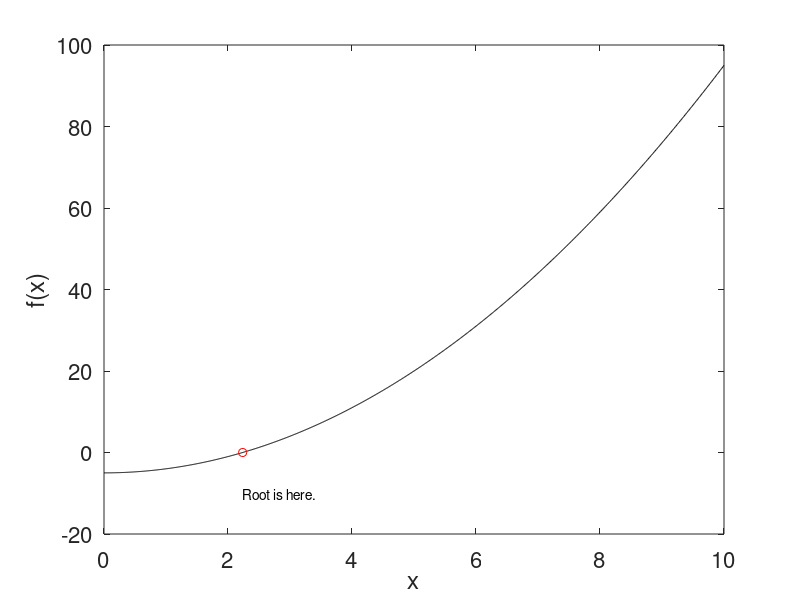

Write MATLAB code to recreate this figure.
% Lesson 2: Linear Interpolation
%clear; clc

% Define function
f = @(x) x.^2 - 5;

% Define bounds
xl = 0;
xh = 10;

% Define tolerance
tol = 1e-5;

function [ret cnt] = linearInterpolation (func,a,b,t,counter)
	% fprintf("A: %5.3f, B: %5.3f\n\n",a,b);
	c = a - (func(a)*(a-b))/(func(a)-func(b));
	if abs(a-c) < t || abs(b-c) < t
		ret = c;
		cnt = counter;
	elseif func(a)*func(c) < 0
		[ret cnt] = linearInterpolation(func,a,c,t,counter+1);
	else
		[ret cnt] = linearInterpolation(func,c,b,t,counter+1);
	end
end

[root count] = linearInterpolation(f,xl,xh,tol,0);

fprintf('Root is at %5.3f with f=%5.3f \n',root,f(root));
fprintf('Root found in %d tries.\n',count);

% plot
x = linspace(xl,xh,1000);
figure(1); clf(1)
plot(x,f(x),'k-')
xlabel('x')
ylabel('f(x)')
set(gca,'Fontsize',16)
hold on

%add to plot
plot(root,f(root),'ro')
text(root,-10,['Root is here.'])

% Save to file
saveas(gcf,'images/WS2-LinearInterpolation-Img1.png');

% pause = input("Press Enter to exit.");
